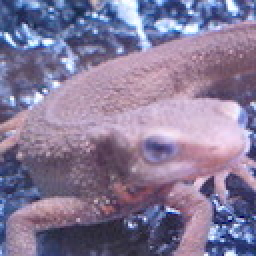
#> input picture assets/imori.jpg, 128 x 128 px (shown 2 times larger)
$ python cnet-annotation.py --images ../assets --output out.png
#> lines starting #> are read from the running program, lines starting #| are printed output that depends on the picture
# annotate_mask.py
# UNet用マスクアノテーションツール
# 物体をブラシで塗りつぶしてマスク画像（白=物体、黒=背景）を作成する
#
# 使い方:
#   python annotate_mask.py --images dataset/images --output dataset/masks
#
# 操作:
#   左クリック・ドラッグ : 白で塗る（物体）
#   右クリック・ドラッグ : 黒で塗る（消しゴム）
#   S キー              : 保存して次の画像へ
#   Z キー              : 1つ戻す（アンドゥ）
#   C キー              : 全クリア
#   Q キー              : 終了
#   マウスホイール       : ブラシサイズ変更

import os
import sys
import glob
import argparse
import numpy as np
import matplotlib.pyplot as plt
import matplotlib.patches as mpatches
from PIL import Image


def annotate_images(images_dir: str, output_dir: str, brush_size: int = 10):
#> called with images_dir = '../assets', output_dir = 'out.png', brush_size = 10
    os.makedirs(output_dir, exist_ok=True)

    exts = ('*.jpg', '*.jpeg', '*.png', '*.bmp')
    image_paths = sorted(
        p for ext in exts for p in glob.glob(os.path.join(images_dir, ext))
    )
    if not image_paths:
        print(f"画像が見つかりません: {images_dir}")
        sys.exit(1)

    print(f"画像数: {len(image_paths)}")
    print("操作: 左ドラッグ=塗る / 右ドラッグ=消す / S=保存 / Z=アンドゥ / C=クリア / Q=終了")

    idx = 0
    while idx < len(image_paths):
        img_path = image_paths[idx]
        stem     = os.path.splitext(os.path.basename(img_path))[0]
        out_path = os.path.join(output_dir, stem + '.png')

        img_pil = Image.open(img_path).convert('RGB')
#> img_pil is the input picture: PIL image 128x128 RGB; mean R, G, B 134.1, 121.8, 152.8
        w, h    = img_pil.size
#> w = 128; h = 128
        img_np  = np.array(img_pil)

        # 既存マスクがあれば読み込む
        if os.path.isfile(out_path):
            mask = np.array(Image.open(out_path).convert('L'))
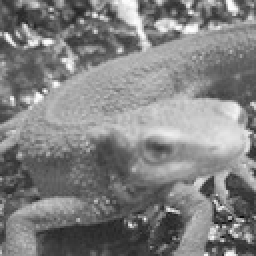
#> mask: shape (128, 128) (shown 2 times larger); min 11, max 254, mean 129
            print(f"[{idx+1}/{len(image_paths)}] {stem} — 既存マスクを読み込み")
        else:
            mask = np.zeros((h, w), dtype=np.uint8)
            print(f"[{idx+1}/{len(image_paths)}] {stem} — 新規")

        state = {
            'brush_size': brush_size,
            'drawing'   : False,
            'erasing'   : False,
            'history'   : [mask.copy()],
        }
        saved = {'done': False, 'quit': False}

        fig, axes = plt.subplots(1, 2, figsize=(14, 7))
        fig.canvas.manager.set_window_title(f"{stem} ({idx+1}/{len(image_paths)})")

        axes[0].imshow(img_np)
        axes[0].set_title('元画像', fontsize=11)
        axes[0].axis('off')

        overlay = img_np.copy().astype(float)
        overlay[mask > 128] = overlay[mask > 128] * 0.5 + np.array([255, 0, 0]) * 0.5
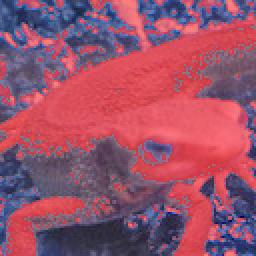
#> overlay: shape (128, 128, 3) float64 (shown 2 times larger); mean R, G, B 152.8, 81.5, 105.6
        mask_disp = axes[1].imshow(overlay.astype(np.uint8))
        axes[1].set_title(
            f'マスク編集  ブラシサイズ: {state["brush_size"]}px\n'
            '左ドラッグ=塗る 右ドラッグ=消す S=保存 Z=アンドゥ C=クリア',
            fontsize=10
        )
        axes[1].axis('off')
        plt.tight_layout()

        # [45 lines left out: functions update_display, paint, on_press, on_motion, not called in this run]

        def on_release(event):
            state['drawing'] = False
            state['erasing'] = False

        # [26 lines left out: functions on_scroll, on_key, not called in this run]

        fig.canvas.mpl_connect('button_press_event',   on_press)
        fig.canvas.mpl_connect('motion_notify_event',  on_motion)
        fig.canvas.mpl_connect('button_release_event', on_release)
        fig.canvas.mpl_connect('scroll_event',         on_scroll)
        fig.canvas.mpl_connect('key_press_event',      on_key)

        plt.show()
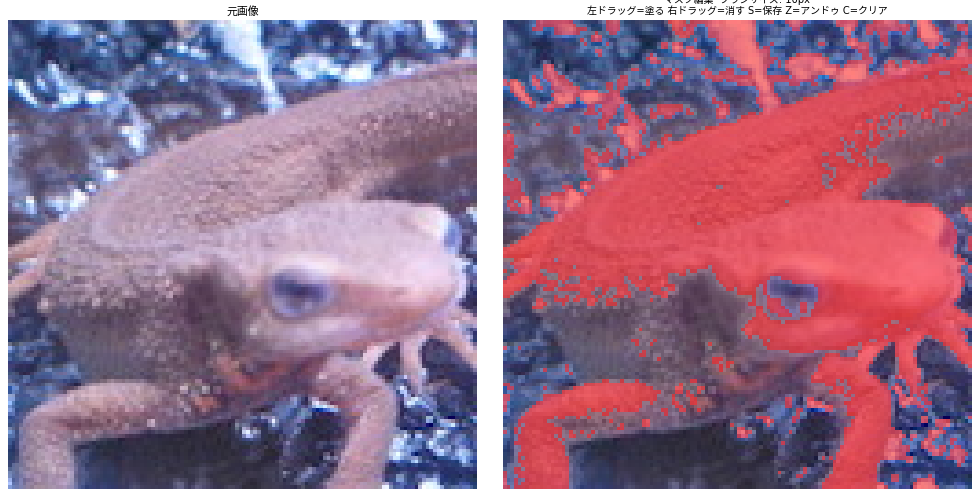
#> figure drawn by matplotlib, 2 panels

        if saved['quit']:
            print("終了します。")
            break
        idx += 1

    print("アノテーション完了！")


if __name__ == '__main__':
    parser = argparse.ArgumentParser(description='UNet用マスクアノテーションツール')
    parser.add_argument('--images',      required=True, help='画像ディレクトリ')
    parser.add_argument('--output',      required=True, help='マスク保存先')
    parser.add_argument('--brush-size',  type=int, default=10, help='初期ブラシサイズ（px）')
    args = parser.parse_args()
    annotate_images(args.images, args.output, args.brush_size)
